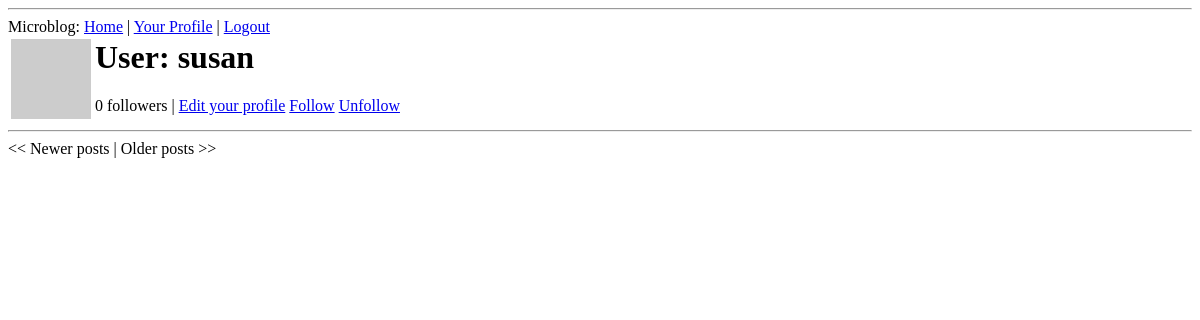
The page /user/susan on the database as committed earlier.
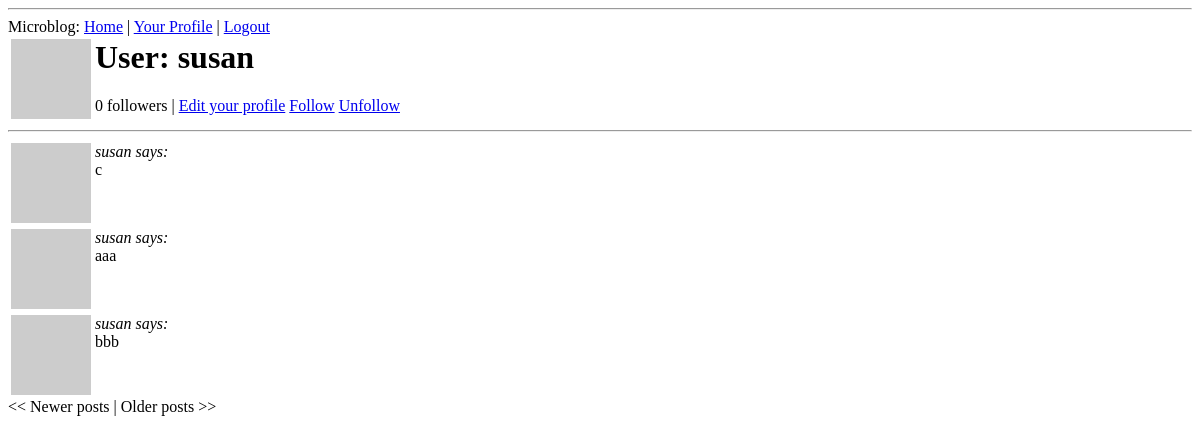
The same page on the database as committed later.
### app/models.py (models this page shows, shortened)
class User(db.Model):
    id = db.Column(db.Integer, primary_key=True)
    nickname = db.Column(db.String(64), index=True, unique=True)  # column type(max length), index, uniqueness
    email = db.Column(db.String(120), index=True, unique=True)
    posts = db.relationship('Post', backref='author', lazy='dynamic')
    about_me = db.Column(db.String(140))
    last_seen = db.Column(db.DateTime)
    followed = db.relationship('User',
                               secondary=followers,  # association table
                               primaryjoin=(followers.c.follower_id == id),
                               secondaryjoin=(followers.c.followed_id == id),
                               backref=db.backref('followers', lazy='dynamic'),
                               lazy='dynamic')
    def avatar(self, size):
        return 'http://www.gravatar.com/avatar/%s?d=mm&s=%d' % (md5(self.email.encode('utf-8')).hexdigest(), size)

class Post(db.Model):
    id = db.Column(db.Integer, primary_key=True)
    body = db.Column(db.String(140))
    timestamp = db.Column(db.DateTime)
    user_id = db.Column(db.Integer, db.ForeignKey('user.id'))

### app/views.py (the view)
@app.route('/user/<nickname>')  # argument goes in angle brackets
def user(nickname, page=1):
    user = User.query.get(1)
    if user is None:
        flash('User %s not found.' % nickname)
        return redirect(url_for('index'))
    posts = user.posts.paginate(page, POSTS_PER_PAGE, False)
    return render_template('user.html',
                           user=user,
                           posts=posts)

### app/views.py (called while the page is built)
@app.before_request
def before_request():
    g.user = current_user
    if g.user.is_authenticated:
        g.user.last_seen = datetime.utcnow()
        db.session.add(g.user)
        db.session.commit()

### app/templates/user.html (shortened to what this page needs)
{% extends 'base.html' %}
{% block content %}
  <table>
      <tr valign="top">
          <td><img src="{{ user.avatar(128) }}"></td>
          <td>
              <h1>User: {{ user.nickname }}</h1>
              <p>{{ user.followers.count() }} followers |
                  <a href="{{ url_for('edit') }}">Edit your profile</a>
                  <a href="{{ url_for('follow', nickname=user.nickname) }}">Follow</a>
                  <a href="{{ url_for('unfollow', nickname=user.nickname) }}">Unfollow</a>
              </p>
          </td>
      </tr>
  </table>
  <hr>
    {% for post in posts.items %}
      {% include 'post.html' %}
    {% endfor %}
    {% if posts.has_prev %}
        <a href="{{ url_for('user', nickname=user.nickname, page=posts.prev_num) }}">&lt;&lt; Newer posts</a>
    {% else %}
        &lt;&lt; Newer posts
    {% endif %} |
    {% if posts.has_next %}
        <a href="{{ url_for('user', nickname=user.nickname, page=posts.next_num) }}">Older posts &gt;&gt;</a>
    {% else %}
        Older posts &gt;&gt;
    {% endif %}
{% endblock %}

### app/templates/base.html (shortened to what this page needs)
<html>
  <head>
  </head>
  <body>
    <hr>
    <div>Microblog:
        <a href="{{ url_for('index') }}">Home</a>
        | <a href="{{ url_for('user', nickname=g.user.nickname) }}">Your Profile</a>
        | <a href="{{ url_for('logout') }}">Logout</a>
    </div>
    {% block content %}{% endblock %}
  </body>
</html>

### app/templates/post.html
<table>
    <tr valign="top">
        <td><img src="{{ post.author.avatar(50) }}"></td><td><i>{{ post.author.nickname }} says:</i><br>{{ post.body }}</td>
    </tr>
</table>

Rows that differ between the two databases and show on the page:
added Post: author.nickname "susan", body "c"
added Post: author.nickname "susan", body "aaa"
added Post: author.nickname "susan", body "bbb"
